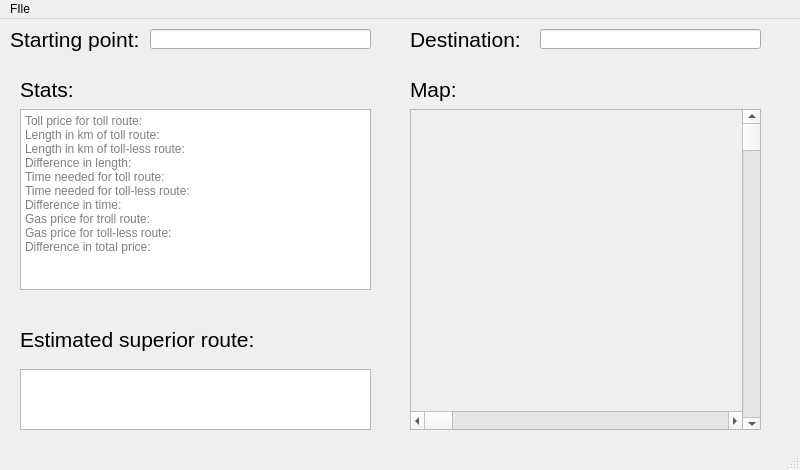
<?xml version="1.0" encoding="UTF-8"?>
<ui version="4.0">
 <class>MainWindow</class>
 <widget class="QMainWindow" name="MainWindow">
  <property name="geometry">
   <rect>
    <x>0</x>
    <y>0</y>
    <width>800</width>
    <height>470</height>
   </rect>
  </property>
  <property name="windowTitle">
   <string>MainWindow</string>
  </property>
  <widget class="QWidget" name="centralwidget">
   <widget class="QLabel" name="label">
    <property name="geometry">
     <rect>
      <x>10</x>
      <y>0</y>
      <width>141</width>
      <height>41</height>
     </rect>
    </property>
    <property name="font">
     <font>
      <family>Arial</family>
      <pointsize>16</pointsize>
     </font>
    </property>
    <property name="text">
     <string>Starting point:</string>
    </property>
   </widget>
   <widget class="QLineEdit" name="lineEdit">
    <property name="geometry">
     <rect>
      <x>150</x>
      <y>10</y>
      <width>221</width>
      <height>20</height>
     </rect>
    </property>
    <property name="font">
     <font>
      <family>Arial</family>
      <pointsize>16</pointsize>
     </font>
    </property>
    <property name="text">
     <string/>
    </property>
   </widget>
   <widget class="QLabel" name="label_2">
    <property name="geometry">
     <rect>
      <x>410</x>
      <y>0</y>
      <width>141</width>
      <height>41</height>
     </rect>
    </property>
    <property name="font">
     <font>
      <family>Arial</family>
      <pointsize>16</pointsize>
     </font>
    </property>
    <property name="text">
     <string>Destination:</string>
    </property>
   </widget>
   <widget class="QLineEdit" name="lineEdit_2">
    <property name="geometry">
     <rect>
      <x>540</x>
      <y>10</y>
      <width>221</width>
      <height>20</height>
     </rect>
    </property>
    <property name="font">
     <font>
      <family>Arial</family>
      <pointsize>16</pointsize>
     </font>
    </property>
    <property name="text">
     <string/>
    </property>
   </widget>
   <widget class="QTextBrowser" name="textBrowser">
    <property name="geometry">
     <rect>
      <x>20</x>
      <y>90</y>
      <width>351</width>
      <height>181</height>
     </rect>
    </property>
    <property name="overwriteMode">
     <bool>false</bool>
    </property>
    <property name="placeholderText">
     <string>Toll price for toll route:                                                                          Length in km of toll route:                                                                          Length in km of toll-less route:                                                                          Difference in length:                                                                          Time needed for toll route:                                                                          Time needed for toll-less route:                                                                          Difference in time:                                                                                  Gas price for troll route:                                                                          Gas price for toll-less route:                                                                          Difference in total price:</string>
    </property>
   </widget>
   <widget class="QLabel" name="label_3">
    <property name="geometry">
     <rect>
      <x>20</x>
      <y>50</y>
      <width>141</width>
      <height>41</height>
     </rect>
    </property>
    <property name="font">
     <font>
      <family>Arial</family>
      <pointsize>16</pointsize>
     </font>
    </property>
    <property name="text">
     <string>Stats:</string>
    </property>
   </widget>
   <widget class="QLabel" name="label_4">
    <property name="geometry">
     <rect>
      <x>410</x>
      <y>50</y>
      <width>141</width>
      <height>41</height>
     </rect>
    </property>
    <property name="font">
     <font>
      <family>Arial</family>
      <pointsize>16</pointsize>
     </font>
    </property>
    <property name="text">
     <string>Map:</string>
    </property>
   </widget>
   <widget class="QGraphicsView" name="graphicsView">
    <property name="geometry">
     <rect>
      <x>410</x>
      <y>90</y>
      <width>351</width>
      <height>321</height>
     </rect>
    </property>
   </widget>
   <widget class="QLabel" name="label_5">
    <property name="geometry">
     <rect>
      <x>20</x>
      <y>300</y>
      <width>341</width>
      <height>41</height>
     </rect>
    </property>
    <property name="font">
     <font>
      <family>Arial</family>
      <pointsize>16</pointsize>
     </font>
    </property>
    <property name="text">
     <string>Estimated superior route:</string>
    </property>
   </widget>
   <widget class="QTextBrowser" name="textBrowser_2">
    <property name="geometry">
     <rect>
      <x>20</x>
      <y>350</y>
      <width>351</width>
      <height>61</height>
     </rect>
    </property>
   </widget>
   <widget class="QScrollArea" name="scrollArea">
    <property name="geometry">
     <rect>
      <x>410</x>
      <y>90</y>
      <width>351</width>
      <height>321</height>
     </rect>
    </property>
    <property name="widgetResizable">
     <bool>false</bool>
    </property>
    <widget class="QWidget" name="scrollAreaWidgetContents">
     <property name="geometry">
      <rect>
       <x>0</x>
       <y>0</y>
       <width>349</width>
       <height>319</height>
      </rect>
     </property>
     <widget class="QLabel" name="label_6">
      <property name="geometry">
       <rect>
        <x>0</x>
        <y>0</y>
        <width>641</width>
        <height>401</height>
       </rect>
      </property>
      <property name="text">
       <string/>
      </property>
      <property name="pixmap">
       <pixmap resource="images.qrc">:/images/map.png</pixmap>
      </property>
     </widget>
     <widget class="QScrollBar" name="verticalScrollBar">
      <property name="geometry">
       <rect>
        <x>331</x>
        <y>0</y>
        <width>20</width>
        <height>321</height>
       </rect>
      </property>
      <property name="orientation">
       <enum>Qt::Vertical</enum>
      </property>
     </widget>
     <widget class="QScrollBar" name="horizontalScrollBar">
      <property name="geometry">
       <rect>
        <x>0</x>
        <y>301</y>
        <width>331</width>
        <height>20</height>
       </rect>
      </property>
      <property name="orientation">
       <enum>Qt::Horizontal</enum>
      </property>
     </widget>
    </widget>
   </widget>
   <zorder>graphicsView</zorder>
   <zorder>label</zorder>
   <zorder>lineEdit</zorder>
   <zorder>label_2</zorder>
   <zorder>lineEdit_2</zorder>
   <zorder>textBrowser</zorder>
   <zorder>label_3</zorder>
   <zorder>label_4</zorder>
   <zorder>label_5</zorder>
   <zorder>textBrowser_2</zorder>
   <zorder>scrollArea</zorder>
  </widget>
  <widget class="QMenuBar" name="menubar">
   <property name="geometry">
    <rect>
     <x>0</x>
     <y>0</y>
     <width>800</width>
     <height>21</height>
    </rect>
   </property>
   <widget class="QMenu" name="menuFIle">
    <property name="title">
     <string>FIle</string>
    </property>
    <addaction name="actionOpen"/>
    <addaction name="actionSave"/>
    <addaction name="separator"/>
    <addaction name="actionExit"/>
   </widget>
   <addaction name="menuFIle"/>
  </widget>
  <widget class="QStatusBar" name="statusbar"/>
  <action name="actionOpen">
   <property name="text">
    <string>Open</string>
   </property>
  </action>
  <action name="actionSave">
   <property name="text">
    <string>Save</string>
   </property>
  </action>
  <action name="actionExit">
   <property name="text">
    <string>Exit</string>
   </property>
  </action>
 </widget>
 <resources>
  <include location="images.qrc"/>
 </resources>
 <connections/>
</ui>
